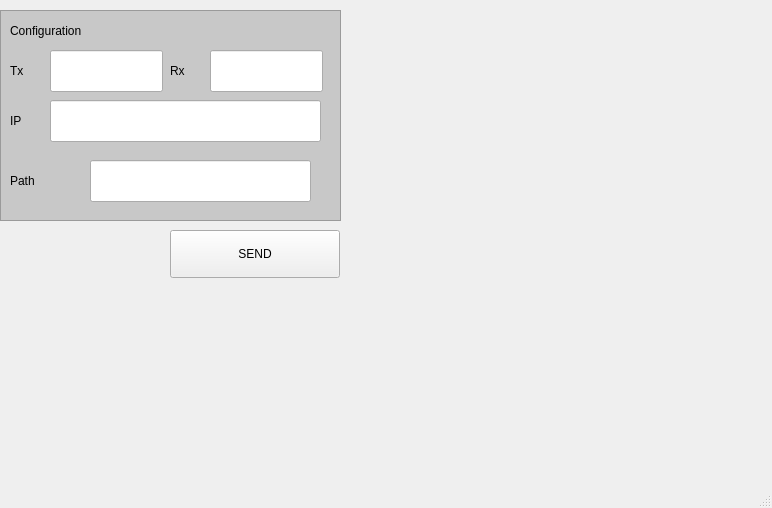
<?xml version="1.0" encoding="UTF-8"?>
<ui version="4.0">
 <class>MainWindow</class>
 <widget class="QMainWindow" name="MainWindow">
  <property name="geometry">
   <rect>
    <x>0</x>
    <y>0</y>
    <width>772</width>
    <height>508</height>
   </rect>
  </property>
  <property name="windowTitle">
   <string>MainWindow</string>
  </property>
  <widget class="QWidget" name="centralwidget">
   <widget class="QLineEdit" name="tx_port">
    <property name="geometry">
     <rect>
      <x>50</x>
      <y>50</y>
      <width>113</width>
      <height>42</height>
     </rect>
    </property>
   </widget>
   <widget class="QLineEdit" name="rx_port">
    <property name="geometry">
     <rect>
      <x>210</x>
      <y>50</y>
      <width>113</width>
      <height>42</height>
     </rect>
    </property>
   </widget>
   <widget class="QGraphicsView" name="graphicsView">
    <property name="geometry">
     <rect>
      <x>0</x>
      <y>10</y>
      <width>341</width>
      <height>211</height>
     </rect>
    </property>
    <property name="styleSheet">
     <string notr="true">background-color:rgb(200,200,200)</string>
    </property>
   </widget>
   <widget class="QLabel" name="label">
    <property name="geometry">
     <rect>
      <x>10</x>
      <y>50</y>
      <width>51</width>
      <height>41</height>
     </rect>
    </property>
    <property name="styleSheet">
     <string notr="true">
font: 75 11pt &quot;Waree&quot;;
color:black</string>
    </property>
    <property name="text">
     <string>Tx</string>
    </property>
   </widget>
   <widget class="QLabel" name="label_2">
    <property name="geometry">
     <rect>
      <x>170</x>
      <y>50</y>
      <width>51</width>
      <height>41</height>
     </rect>
    </property>
    <property name="styleSheet">
     <string notr="true">
font: 75 11pt &quot;Waree&quot;;
color:black</string>
    </property>
    <property name="text">
     <string>Rx</string>
    </property>
   </widget>
   <widget class="QLabel" name="label_3">
    <property name="geometry">
     <rect>
      <x>10</x>
      <y>10</y>
      <width>201</width>
      <height>41</height>
     </rect>
    </property>
    <property name="styleSheet">
     <string notr="true">
font: 75 11pt &quot;Waree&quot;;
color:black</string>
    </property>
    <property name="text">
     <string>Configuration</string>
    </property>
   </widget>
   <widget class="QLineEdit" name="ip">
    <property name="geometry">
     <rect>
      <x>50</x>
      <y>100</y>
      <width>271</width>
      <height>42</height>
     </rect>
    </property>
   </widget>
   <widget class="QLabel" name="label_4">
    <property name="geometry">
     <rect>
      <x>10</x>
      <y>100</y>
      <width>51</width>
      <height>41</height>
     </rect>
    </property>
    <property name="styleSheet">
     <string notr="true">
font: 75 11pt &quot;Waree&quot;;
color:black</string>
    </property>
    <property name="text">
     <string>IP</string>
    </property>
   </widget>
   <widget class="QLabel" name="image">
    <property name="geometry">
     <rect>
      <x>360</x>
      <y>20</y>
      <width>391</width>
      <height>341</height>
     </rect>
    </property>
    <property name="text">
     <string/>
    </property>
   </widget>
   <widget class="QLineEdit" name="path">
    <property name="geometry">
     <rect>
      <x>90</x>
      <y>160</y>
      <width>221</width>
      <height>42</height>
     </rect>
    </property>
   </widget>
   <widget class="QLabel" name="label_5">
    <property name="geometry">
     <rect>
      <x>10</x>
      <y>160</y>
      <width>91</width>
      <height>41</height>
     </rect>
    </property>
    <property name="styleSheet">
     <string notr="true">
font: 75 11pt &quot;Waree&quot;;
color:black</string>
    </property>
    <property name="text">
     <string>Path</string>
    </property>
   </widget>
   <widget class="QPushButton" name="send">
    <property name="geometry">
     <rect>
      <x>170</x>
      <y>230</y>
      <width>170</width>
      <height>48</height>
     </rect>
    </property>
    <property name="text">
     <string>SEND</string>
    </property>
   </widget>
   <zorder>graphicsView</zorder>
   <zorder>tx_port</zorder>
   <zorder>rx_port</zorder>
   <zorder>label</zorder>
   <zorder>label_2</zorder>
   <zorder>label_3</zorder>
   <zorder>ip</zorder>
   <zorder>label_4</zorder>
   <zorder>image</zorder>
   <zorder>path</zorder>
   <zorder>label_5</zorder>
   <zorder>send</zorder>
  </widget>
  <widget class="QMenuBar" name="menubar">
   <property name="geometry">
    <rect>
     <x>0</x>
     <y>0</y>
     <width>772</width>
     <height>39</height>
    </rect>
   </property>
  </widget>
  <widget class="QStatusBar" name="statusbar"/>
 </widget>
 <resources/>
 <connections/>
</ui>
